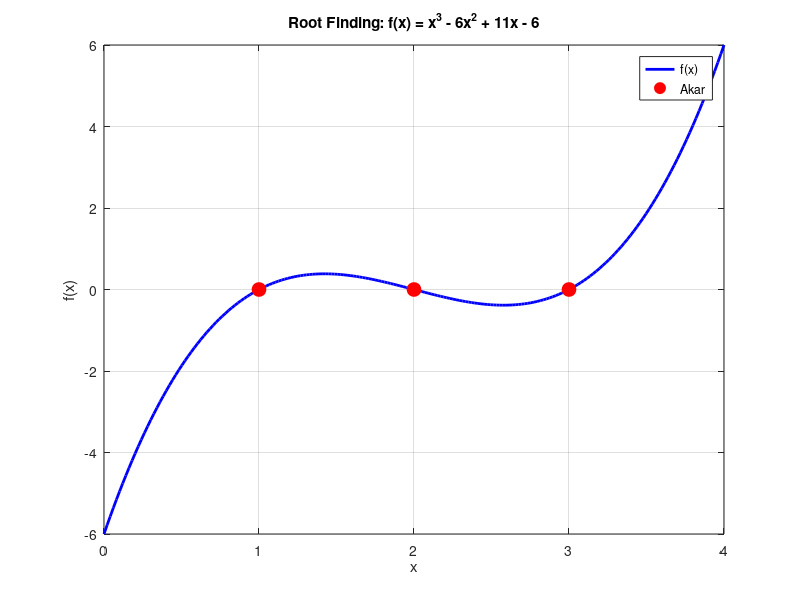

MATLAB code for this plot: (Note: this script raises an error after producing the figure.)
%% ========================================================================
%  BAB 17: NUMERICAL METHODS
%  Tutorial MATLAB Lengkap - Dari Dasar hingga Advanced
%  ========================================================================
%  Topik:
%    17.1 Root finding (pencarian akar)
%    17.2 Interpolasi
%    17.3 Integrasi numerik
%    17.4 Diferensiasi numerik
%    17.5 ODE (Ordinary Differential Equations)
%    17.6 Optimisasi
%    17.7 Curve fitting
%  ========================================================================

%% 17.1 Root Finding (Pencarian Akar)

fprintf('=== Root Finding ===\n')

% --- fzero: pencarian akar untuk persamaan nonlinear ---
% f(x) = x^3 - 6x^2 + 11x - 6 = 0
f = @(x) x.^3 - 6*x.^2 + 11*x - 6;

% Mencari akar di sekitar x0
x1 = fzero(f, 0);
x2 = fzero(f, 2.5);
x3 = fzero(f, 4);

fprintf('Akar f(x) = x^3 - 6x^2 + 11x - 6:\n')
fprintf('  x1 = %.4f\n', x1)  % 1
fprintf('  x2 = %.4f\n', x2)  % 2
fprintf('  x3 = %.4f\n', x3)  % 3

% Visualisasi
figure
x = linspace(0, 4, 200);
plot(x, f(x), 'b-', 'LineWidth', 2)
hold on
plot([x1 x2 x3], [0 0 0], 'ro', 'MarkerSize', 10, 'MarkerFaceColor', 'r')
grid on
title('Root Finding: f(x) = x^3 - 6x^2 + 11x - 6')
xlabel('x'), ylabel('f(x)')
legend('f(x)', 'Akar')
yline(0, 'k--')

% --- fzero dengan opsi ---
options = optimset('Display', 'iter', 'TolX', 1e-12);
% x = fzero(f, 1.5, options);

% --- roots: akar polinomial ---
% Koefisien: x^3 - 6x^2 + 11x - 6
p = [1 -6 11 -6];
r = roots(p);
fprintf('\nroots() result: ')
disp(r')

% --- Metode Biseksi (implementasi manual) ---
function root = biseksi(f, a, b, tol)
    if f(a) * f(b) > 0
        error('f(a) dan f(b) harus berbeda tanda')
    end
    iter = 0;
    while (b - a) / 2 > tol
        c = (a + b) / 2;
        if f(c) == 0
            break
        elseif f(a) * f(c) < 0
            b = c;
        else
            a = c;
        end
        iter = iter + 1;
    end
    root = (a + b) / 2;
    fprintf('Biseksi: %d iterasi\n', iter)
end

akar = biseksi(f, 0, 1.5, 1e-10);
fprintf('Akar (biseksi) = %.10f\n', akar)

% --- Newton-Raphson ---
function root = newton_raphson(f, df, x0, tol, maxIter)
    x = x0;
    for i = 1:maxIter
        fx = f(x);
        dfx = df(x);
        if abs(dfx) < eps
            error('Derivatif mendekati nol')
        end
        x_new = x - fx / dfx;
        if abs(x_new - x) < tol
            root = x_new;
            fprintf('Newton-Raphson: %d iterasi\n', i)
            return
        end
        x = x_new;
    end
    root = x;
    warning('Maximum iterasi tercapai')
end

df = @(x) 3*x.^2 - 12*x + 11;
akar_nr = newton_raphson(f, df, 0.5, 1e-10, 100);
fprintf('Akar (Newton-Raphson) = %.10f\n', akar_nr)

%% 17.2 Interpolasi

fprintf('\n=== Interpolasi ===\n')

% Data titik
x_data = [0 1 2 3 4 5];
y_data = [0 0.8 0.9 0.1 -0.8 -1.0];

% --- interp1: interpolasi 1D ---
x_query = linspace(0, 5, 100);

y_linear = interp1(x_data, y_data, x_query, 'linear');
y_spline = interp1(x_data, y_data, x_query, 'spline');
y_pchip = interp1(x_data, y_data, x_query, 'pchip');

figure
plot(x_data, y_data, 'ko', 'MarkerSize', 10, 'MarkerFaceColor', 'k')
hold on
plot(x_query, y_linear, 'r-', 'LineWidth', 1.5)
plot(x_query, y_spline, 'b-', 'LineWidth', 1.5)
plot(x_query, y_pchip, 'g--', 'LineWidth', 1.5)
legend('Data', 'Linear', 'Spline', 'PCHIP')
title('Interpolasi 1D')
grid on

% --- interp2: interpolasi 2D ---
[X, Y] = meshgrid(1:5, 1:5);
Z = peaks(5);

[Xq, Yq] = meshgrid(1:0.2:5, 1:0.2:5);
Zq = interp2(X, Y, Z, Xq, Yq, 'spline');

figure
subplot(1, 2, 1)
surf(X, Y, Z)
title('Data Asli (5x5)')

subplot(1, 2, 2)
surf(Xq, Yq, Zq)
title('Interpolasi Spline')

% --- polyfit/polyval: polynomial fitting ---
x = 0:0.5:5;
y = sin(x);

% Fit polinomial derajat 3
p = polyfit(x, y, 3);
y_fit = polyval(p, x);

fprintf('Koefisien polinomial: ')
disp(p)

%% 17.3 Integrasi Numerik

fprintf('\n=== Integrasi Numerik ===\n')

% --- integral: integrasi adaptif ---
f = @(x) exp(-x.^2);  % fungsi Gaussian

% Integral dari -inf sampai inf (seharusnya sqrt(pi))
result = integral(f, -Inf, Inf);
fprintf('∫exp(-x²)dx dari -∞ ke ∞ = %.6f (exact: %.6f)\n', result, sqrt(pi))

% Integral biasa
g = @(x) sin(x).^2;
result2 = integral(g, 0, pi);
fprintf('∫sin²(x)dx dari 0 ke π = %.6f (exact: %.6f)\n', result2, pi/2)

% --- integral2: double integral ---
f2 = @(x, y) x.^2 + y.^2;
result3 = integral2(f2, 0, 1, 0, 1);
fprintf('∬(x²+y²)dxdy pada [0,1]x[0,1] = %.6f (exact: %.6f)\n', result3, 2/3)

% --- integral3: triple integral ---
f3 = @(x, y, z) x + y + z;
result4 = integral3(f3, 0, 1, 0, 1, 0, 1);
fprintf('∭(x+y+z)dxdydz = %.6f (exact: %.6f)\n', result4, 3/2)

% --- trapz: trapezoidal rule (untuk data diskrit) ---
x = linspace(0, pi, 1000);
y = sin(x);
result5 = trapz(x, y);
fprintf('∫sin(x)dx (trapz, n=1000) = %.6f (exact: 2)\n', result5)

% --- cumtrapz: cumulative integral ---
cum_int = cumtrapz(x, y);
figure
subplot(2,1,1), plot(x, y, 'LineWidth', 1.5), title('sin(x)'), grid on
subplot(2,1,2), plot(x, cum_int, 'LineWidth', 1.5), title('∫sin(x)dx'), grid on

%% 17.4 Diferensiasi Numerik

fprintf('\n=== Diferensiasi Numerik ===\n')

x = linspace(0, 2*pi, 200);
y = sin(x);

% --- diff: finite difference ---
dy = diff(y) ./ diff(x);    % turunan numerik
x_mid = (x(1:end-1) + x(2:end)) / 2;  % titik tengah

% --- gradient: central difference ---
dydx = gradient(y, x);      % lebih akurat dari diff

figure
plot(x, y, 'b-', 'LineWidth', 2)
hold on
plot(x, cos(x), 'r--', 'LineWidth', 2)        % turunan exact
plot(x, dydx, 'g:', 'LineWidth', 2)            % gradient
legend('sin(x)', 'cos(x) (exact)', 'gradient')
title('Diferensiasi Numerik')
grid on

fprintf('Max error gradient: %.2e\n', max(abs(dydx - cos(x))))

%% 17.5 ODE (Ordinary Differential Equations)

fprintf('\n=== ODE Solvers ===\n')

% --- Contoh 1: dy/dt = -2y, y(0) = 1 ---
% Solusi exact: y = e^(-2t)

dydt = @(t, y) -2 * y;
[t, y] = ode45(dydt, [0 5], 1);

figure
plot(t, y, 'b-', 'LineWidth', 2)
hold on
plot(t, exp(-2*t), 'r--', 'LineWidth', 2)
legend('ode45 (numerik)', 'Exact: e^{-2t}')
title('ODE: dy/dt = -2y')
xlabel('t'), ylabel('y')
grid on

% --- Contoh 2: Sistem ODE (Lotka-Volterra / Predator-Prey) ---
% dx/dt = αx - βxy    (prey)
% dy/dt = δxy - γy    (predator)

alpha = 1.5; beta = 1.0; delta = 0.5; gamma = 0.75;
lotka_volterra = @(t, Y) [
    alpha*Y(1) - beta*Y(1)*Y(2);    % prey
    delta*Y(1)*Y(2) - gamma*Y(2)    % predator
];

Y0 = [2; 1];  % populasi awal
[t, Y] = ode45(lotka_volterra, [0 30], Y0);

figure
subplot(2, 1, 1)
plot(t, Y(:,1), 'b-', t, Y(:,2), 'r-', 'LineWidth', 2)
legend('Prey', 'Predator')
title('Lotka-Volterra (Predator-Prey)')
xlabel('Waktu'), ylabel('Populasi')
grid on

subplot(2, 1, 2)
plot(Y(:,1), Y(:,2), 'k-', 'LineWidth', 1.5)
xlabel('Prey'), ylabel('Predator')
title('Phase Portrait')
grid on

% --- Contoh 3: ODE dengan event (bola pantul) ---
% d²y/dt² = -g (gravitasi)
% y = posisi, v = kecepatan

g = 9.81;
bouncing_ball = @(t, Y) [Y(2); -g];

opts = odeset('Events', @(t,Y) ballEvent(t, Y), 'MaxStep', 0.01);

function [value, isterminal, direction] = ballEvent(~, Y)
    value = Y(1);       % detect y = 0
    isterminal = 1;     % stop integration
    direction = -1;     % hanya saat turun
end

Y0_ball = [10; 0];  % tinggi 10m, kecepatan awal 0
t_all = []; Y_all = [];

for bounce = 1:10
    [t, Y, ~, ~, ~] = ode45(bouncing_ball, [0 20], Y0_ball, opts);
    t_all = [t_all; t + (isempty(t_all)*0 + ~isempty(t_all)*t_all(end))];
    Y_all = [Y_all; Y];

    % Bola memantul (kehilangan 20% energi)
    Y0_ball = [0; -0.8 * Y(end, 2)];

    if abs(Y0_ball(2)) < 0.1
        break
    end
end

figure
plot(t_all, Y_all(:,1), 'b-', 'LineWidth', 2)
title('Bouncing Ball')
xlabel('Waktu (s)'), ylabel('Tinggi (m)')
grid on

%% 17.6 Optimisasi

fprintf('\n=== Optimisasi ===\n')

% --- fminbnd: minimasi 1D pada interval ---
f = @(x) (x - 3).^2 + 1;
[x_min, f_min] = fminbnd(f, 0, 10);
fprintf('fminbnd: min di x=%.4f, f(x)=%.4f\n', x_min, f_min)

% --- fminsearch: minimasi tanpa constraints (Nelder-Mead) ---
% Rosenbrock function: f(x,y) = (1-x)^2 + 100(y-x^2)^2
rosenbrock = @(x) (1-x(1))^2 + 100*(x(2)-x(1)^2)^2;

x0 = [-1, -1];
[x_opt, f_opt] = fminsearch(rosenbrock, x0);
fprintf('fminsearch: min di (%.4f, %.4f), f=%.6f\n', x_opt(1), x_opt(2), f_opt)

% Visualisasi
figure
[X, Y] = meshgrid(linspace(-2, 2, 100), linspace(-1, 3, 100));
Z = (1-X).^2 + 100*(Y-X.^2).^2;
contourf(X, Y, log10(Z), 30)
hold on
plot(x_opt(1), x_opt(2), 'r*', 'MarkerSize', 15, 'LineWidth', 2)
colorbar
title('Rosenbrock Function (log scale)')
xlabel('x'), ylabel('y')

% --- fmincon: minimasi dengan constraints ---
% Minimize: f(x) = x1^2 + x2^2
% Subject to: x1 + x2 >= 1
f_obj = @(x) x(1)^2 + x(2)^2;
A = [-1 -1];   % constraint: -x1-x2 <= -1 => x1+x2 >= 1
b = [-1];
x0 = [0.5, 0.5];

options = optimoptions('fmincon', 'Display', 'off');
[x_con, f_con] = fmincon(f_obj, x0, A, b, [], [], [], [], [], options);
fprintf('fmincon: min di (%.4f, %.4f), f=%.4f\n', x_con(1), x_con(2), f_con)

% --- linprog: linear programming ---
% Minimize: f = -x1 - 2*x2
% Subject to: x1 + x2 <= 4, x1 <= 3, x2 <= 3, x1,x2 >= 0
f_lp = [-1; -2];
A_lp = [1 1; 1 0; 0 1];
b_lp = [4; 3; 3];
lb = [0; 0];

options_lp = optimoptions('linprog', 'Display', 'off');
[x_lp, f_lp_val] = linprog(f_lp, A_lp, b_lp, [], [], lb, [], options_lp);
fprintf('linprog: optimal di (%.1f, %.1f), f=%.1f\n', x_lp(1), x_lp(2), -f_lp_val)

%% 17.7 Curve Fitting

fprintf('\n=== Curve Fitting ===\n')

% Generate noisy data
x = linspace(0, 10, 50);
y_true = 3*exp(-0.5*x) .* sin(2*x);
y_noisy = y_true + 0.3*randn(size(x));

% --- polyfit ---
p3 = polyfit(x, y_noisy, 3);
p5 = polyfit(x, y_noisy, 5);
p10 = polyfit(x, y_noisy, 10);

x_fit = linspace(0, 10, 200);

figure
plot(x, y_noisy, 'k.', 'MarkerSize', 10)
hold on
plot(x_fit, polyval(p3, x_fit), 'r-', 'LineWidth', 1.5)
plot(x_fit, polyval(p5, x_fit), 'b-', 'LineWidth', 1.5)
plot(x_fit, polyval(p10, x_fit), 'g-', 'LineWidth', 1.5)
legend('Data', 'Degree 3', 'Degree 5', 'Degree 10')
title('Polynomial Curve Fitting')
grid on

% --- Least squares: lsqcurvefit ---
% Model: y = a*exp(b*x)*sin(c*x)
model = @(params, x) params(1)*exp(params(2)*x).*sin(params(3)*x);
params0 = [3, -0.5, 2];  % initial guess
options = optimoptions('lsqcurvefit', 'Display', 'off');
[params_fit, resnorm] = lsqcurvefit(model, params0, x, y_noisy, [], [], options);

fprintf('Fitted params: a=%.3f, b=%.3f, c=%.3f\n', ...
    params_fit(1), params_fit(2), params_fit(3))
fprintf('Residual norm: %.4f\n', resnorm)

figure
plot(x, y_noisy, 'k.', 'MarkerSize', 10)
hold on
plot(x_fit, model(params_fit, x_fit), 'r-', 'LineWidth', 2)
plot(x_fit, y_true(1)*exp(-0.5*x_fit).*sin(2*x_fit)*3, 'b--', 'LineWidth', 1.5)
legend('Data Noisy', 'Fitted', 'True')
title('Nonlinear Curve Fitting (lsqcurvefit)')
grid on

%% Ringkasan Bab 17
% ==================
% - Root finding: fzero, roots, biseksi, Newton-Raphson
% - Interpolasi: interp1, interp2, spline, pchip
% - Integrasi: integral, integral2, integral3, trapz
% - Diferensiasi: diff, gradient
% - ODE: ode45, ode23, ode15s, odeset untuk events
% - Optimisasi: fminbnd, fminsearch, fmincon, linprog
% - Curve fitting: polyfit/polyval, lsqcurvefit

disp('=== Bab 17: Numerical Methods - Selesai! ===')
